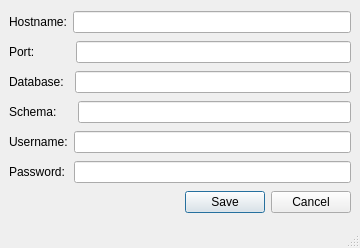
<?xml version="1.0" encoding="UTF-8"?>
<ui version="4.0">
 <class>MainWindow</class>
 <widget class="QMainWindow" name="MainWindow">
  <property name="geometry">
   <rect>
    <x>0</x>
    <y>0</y>
    <width>360</width>
    <height>248</height>
   </rect>
  </property>
  <property name="windowTitle">
   <string>Database Connection Settings</string>
  </property>
  <widget class="QWidget" name="centralwidget">
   <layout class="QVBoxLayout" name="verticalLayout">
    <item>
     <layout class="QHBoxLayout" name="horizontalLayout">
      <item>
       <widget class="QLabel" name="label">
        <property name="text">
         <string>Hostname:</string>
        </property>
       </widget>
      </item>
      <item>
       <spacer name="horizontalSpacer_6">
        <property name="orientation">
         <enum>Qt::Horizontal</enum>
        </property>
        <property name="sizeType">
         <enum>QSizePolicy::Fixed</enum>
        </property>
        <property name="sizeHint" stdset="0">
         <size>
          <width>0</width>
          <height>20</height>
         </size>
        </property>
       </spacer>
      </item>
      <item>
       <widget class="QLineEdit" name="lineEdit_host"/>
      </item>
     </layout>
    </item>
    <item>
     <layout class="QHBoxLayout" name="horizontalLayout_2">
      <item>
       <widget class="QLabel" name="label_2">
        <property name="text">
         <string>Port:</string>
        </property>
       </widget>
      </item>
      <item>
       <spacer name="horizontalSpacer">
        <property name="orientation">
         <enum>Qt::Horizontal</enum>
        </property>
        <property name="sizeType">
         <enum>QSizePolicy::Fixed</enum>
        </property>
        <property name="sizeHint" stdset="0">
         <size>
          <width>35</width>
          <height>20</height>
         </size>
        </property>
       </spacer>
      </item>
      <item>
       <widget class="QLineEdit" name="lineEdit_port"/>
      </item>
     </layout>
    </item>
    <item>
     <layout class="QHBoxLayout" name="horizontalLayout_3">
      <item>
       <widget class="QLabel" name="label_4">
        <property name="text">
         <string>Database:</string>
        </property>
       </widget>
      </item>
      <item>
       <spacer name="horizontalSpacer_2">
        <property name="orientation">
         <enum>Qt::Horizontal</enum>
        </property>
        <property name="sizeType">
         <enum>QSizePolicy::Fixed</enum>
        </property>
        <property name="sizeHint" stdset="0">
         <size>
          <width>5</width>
          <height>20</height>
         </size>
        </property>
       </spacer>
      </item>
      <item>
       <widget class="QLineEdit" name="lineEdit_db"/>
      </item>
     </layout>
    </item>
    <item>
     <layout class="QHBoxLayout" name="horizontalLayout_4">
      <item>
       <widget class="QLabel" name="label_5">
        <property name="text">
         <string>Schema:</string>
        </property>
       </widget>
      </item>
      <item>
       <spacer name="horizontalSpacer_3">
        <property name="orientation">
         <enum>Qt::Horizontal</enum>
        </property>
        <property name="sizeType">
         <enum>QSizePolicy::Fixed</enum>
        </property>
        <property name="sizeHint" stdset="0">
         <size>
          <width>15</width>
          <height>20</height>
         </size>
        </property>
       </spacer>
      </item>
      <item>
       <widget class="QLineEdit" name="lineEdit_schema"/>
      </item>
     </layout>
    </item>
    <item>
     <layout class="QHBoxLayout" name="horizontalLayout_5">
      <item>
       <widget class="QLabel" name="label_6">
        <property name="text">
         <string>Username:</string>
        </property>
       </widget>
      </item>
      <item>
       <spacer name="horizontalSpacer_4">
        <property name="orientation">
         <enum>Qt::Horizontal</enum>
        </property>
        <property name="sizeType">
         <enum>QSizePolicy::Fixed</enum>
        </property>
        <property name="sizeHint" stdset="0">
         <size>
          <width>0</width>
          <height>20</height>
         </size>
        </property>
       </spacer>
      </item>
      <item>
       <widget class="QLineEdit" name="lineEdit_username">
        <property name="font">
         <font>
          <weight>50</weight>
          <bold>false</bold>
         </font>
        </property>
       </widget>
      </item>
     </layout>
    </item>
    <item>
     <layout class="QHBoxLayout" name="horizontalLayout_6">
      <item>
       <widget class="QLabel" name="label_7">
        <property name="text">
         <string>Password:</string>
        </property>
       </widget>
      </item>
      <item>
       <spacer name="horizontalSpacer_5">
        <property name="orientation">
         <enum>Qt::Horizontal</enum>
        </property>
        <property name="sizeType">
         <enum>QSizePolicy::Fixed</enum>
        </property>
        <property name="sizeHint" stdset="0">
         <size>
          <width>3</width>
          <height>20</height>
         </size>
        </property>
       </spacer>
      </item>
      <item>
       <widget class="QLineEdit" name="lineEdit_password">
        <property name="font">
         <font>
          <weight>50</weight>
          <bold>false</bold>
         </font>
        </property>
        <property name="inputMethodHints">
         <set>Qt::ImhHiddenText|Qt::ImhNoAutoUppercase|Qt::ImhNoPredictiveText</set>
        </property>
        <property name="echoMode">
         <enum>QLineEdit::Password</enum>
        </property>
       </widget>
      </item>
     </layout>
    </item>
    <item>
     <widget class="QDialogButtonBox" name="buttonBox">
      <property name="standardButtons">
       <set>QDialogButtonBox::Cancel|QDialogButtonBox::Save</set>
      </property>
     </widget>
    </item>
   </layout>
  </widget>
  <widget class="QMenuBar" name="menubar">
   <property name="geometry">
    <rect>
     <x>0</x>
     <y>0</y>
     <width>360</width>
     <height>19</height>
    </rect>
   </property>
  </widget>
  <widget class="QStatusBar" name="statusbar"/>
 </widget>
 <resources/>
 <connections/>
</ui>
